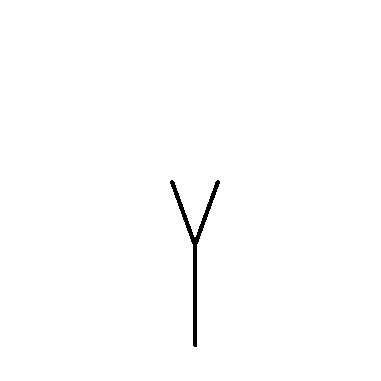

Here is the Python script that generated this plot:
import turtle
import os

t = turtle.Turtle()

def teleport(x, y):
    t.penup(); t.goto(x, y); t.pendown()

def save_to(stem):
    psfile = os.path.join(os.getcwd(), "Assignment", stem + ".ps")
    jpgfile = os.path.join(os.getcwd(), "Assignment", stem + ".jpg")
    t.getscreen().getcanvas().postscript(file=psfile)
    os.system(" ".join(["convert", psfile, jpgfile]))

def tree(depth, dist):
    # We assume we're at the base of the trunk, pointing up:
    t.forward(dist)

    if depth > 0:
        t.left(20)
        tree(depth - 1, dist / 1.5)
        t.right(40)
        tree(depth - 1, dist / 1.5)
        t.left(20)

    t.backward(dist)

t.reset()
t.screen.setup(400, 400)
teleport(0, -150)
t.width(3)
t.left(90)
t.speed("fastest")
tree(1, 100)
t.hideturtle()
save_to("tree")
